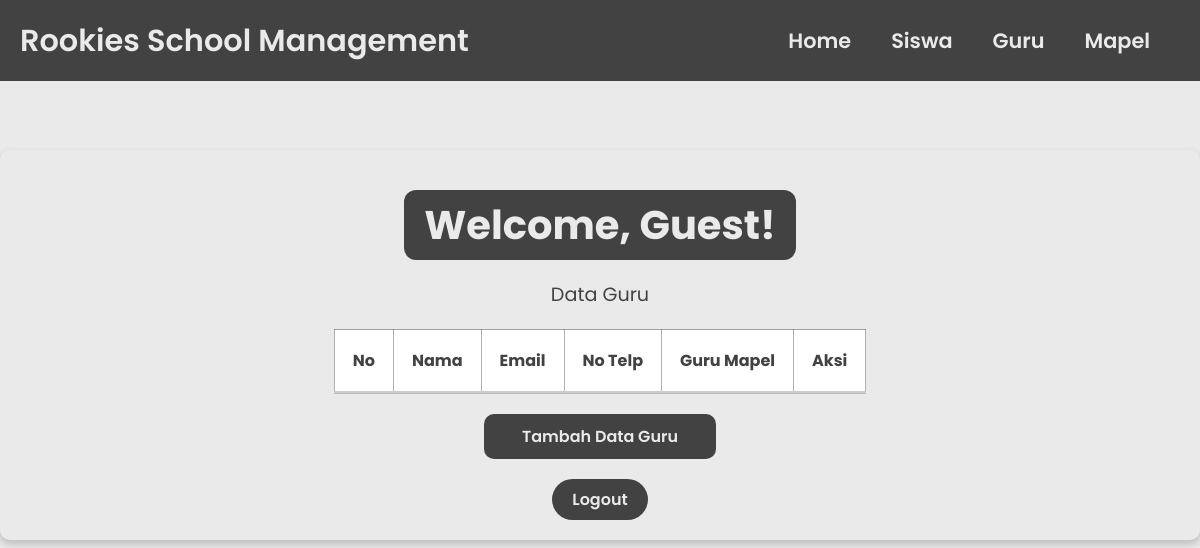
Before: /guru.php with the older database file.
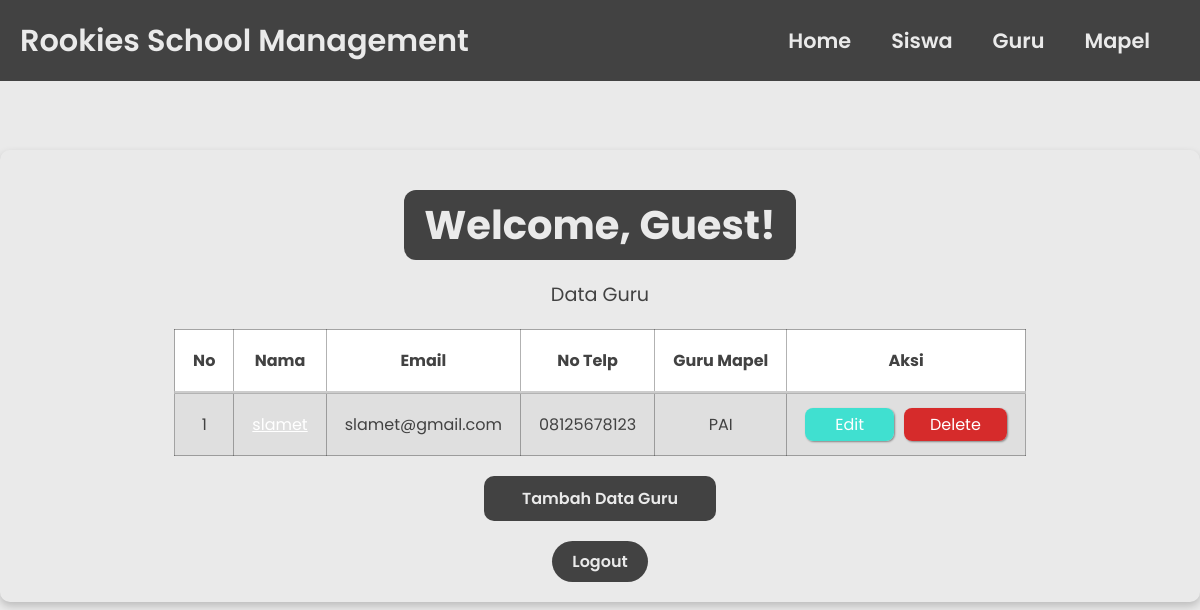
After: the same page with the newer database file.
### tables this page shows
CREATE TABLE `guru` (
  `id` int(11) NOT NULL AUTO_INCREMENT,
  `nama` varchar(255) NOT NULL,
  `email` varchar(255) NOT NULL,
  `no_telp` varchar(20) NOT NULL,
  `guru_mapel` int(100) NOT NULL,
  `jenis_kelamin` enum('Laki-laki','Perempuan') DEFAULT NULL,
  PRIMARY KEY (`id`),
  KEY `fk_guru_mapel` (`guru_mapel`),
  CONSTRAINT `fk_guru_mapel` FOREIGN KEY (`guru_mapel`) REFERENCES `mapel` (`id`) ON DELETE CASCADE ON UPDATE CASCADE
);

CREATE TABLE `mapel` (
  `id` int(11) NOT NULL AUTO_INCREMENT,
  `kode` varchar(255) NOT NULL,
  `nama` varchar(255) NOT NULL,
  PRIMARY KEY (`id`)
);

### functions.php (called while the page is built, shortened)
<?php
$host_db    = "localhost";
$user_db    = "root";
$pass_db    = "";
$nama_db    = "sekolah";
$conn    = mysqli_connect($host_db, $user_db, $pass_db, $nama_db);
function query($query) {
  global $conn;
  $result = mysqli_query($conn, $query);
  $rows = [];
  while ( $row = mysqli_fetch_assoc($result) ) {
    $rows[] = $row;
  }
  return $rows;
}
?>

### guru.php (the view, shortened to what this page needs)
<?php
require "functions.php";
$guru = query("SELECT guru.id, guru.nama, guru.email, guru.no_telp, mapel.nama AS nama_mapel
               FROM guru
               JOIN mapel ON guru.guru_mapel = mapel.id");
if (!isset($_SESSION['session_username'])) {
    $username = "Guest";
} else {
    $username = htmlspecialchars($_SESSION['session_username']);
}
?>
<!DOCTYPE html>
<html lang="en">
<head>
  <link rel="stylesheet" href="css-file/anggota.css">
</head>
<body>
  <header>
    <div class="brand">Rookies School Management</div>
    <nav>
      <ul>
        <li><a href="anggota.php">Home</a></li>
        <li><a href="siswa.php">Siswa</a></li>
        <li><a href="guru.php">Guru</a></li>
        <li><a href="mapel.php">Mapel</a></li>
      </ul>
    </nav>
  </header>
  <div class="container">
    <h1 class="welcome">Welcome, <?php echo $username; ?>!</h1>
    <p>Data Guru</p>
    <table border="1" cellpadding="10" cellspacing="0">
      <tr>
        <th>No</th>
        <th>Nama</th>
        <th>Email</th>
        <th>No Telp</th>
        <th>Guru Mapel</th>
        <th>Aksi</th>
      </tr>
      <?php $i = 1; ?>
      <?php foreach( $guru as $s ) : ?>
      <tr>
        <td><?= $i; ?></td>
        <td><a href="DetailGuru.php?id=<?= $s["id"]; ?>"><?= $s["nama"]; ?></a></td>
        <td><?= $s["email"]; ?></td>
        <td><?= $s["no_telp"]; ?></td>
        <td><?= $s["nama_mapel"]; ?></td>
        <td><a class="edit-btn" href="update.php?tabel=guru&id=<?= $s['id']; ?>">Edit</a><a class="delete-btn"
            href="delete.php?tabel=guru&id=<?= $s['id']; ?>">Delete</a></td>
      </tr>
      <?php $i++; ?>
      <?php endforeach; ?>
    </table>
    <a class="add-user" href="create.php?tabel=guru">Tambah Data Guru</a>
    <div class="logout-link">
      <form action="<?php echo htmlspecialchars($_SERVER['PHP_SELF']); ?>" method="post">
        <input type="submit" name="logout" class="btn" value="Logout">
      </form>
    </div>
  </div>
</body>
</html>

Changed rows visible on the page:
added guru: nama "slamet", email "slamet@gmail.com", no_telp "08125678123", guru_mapel.nama "PAI"
